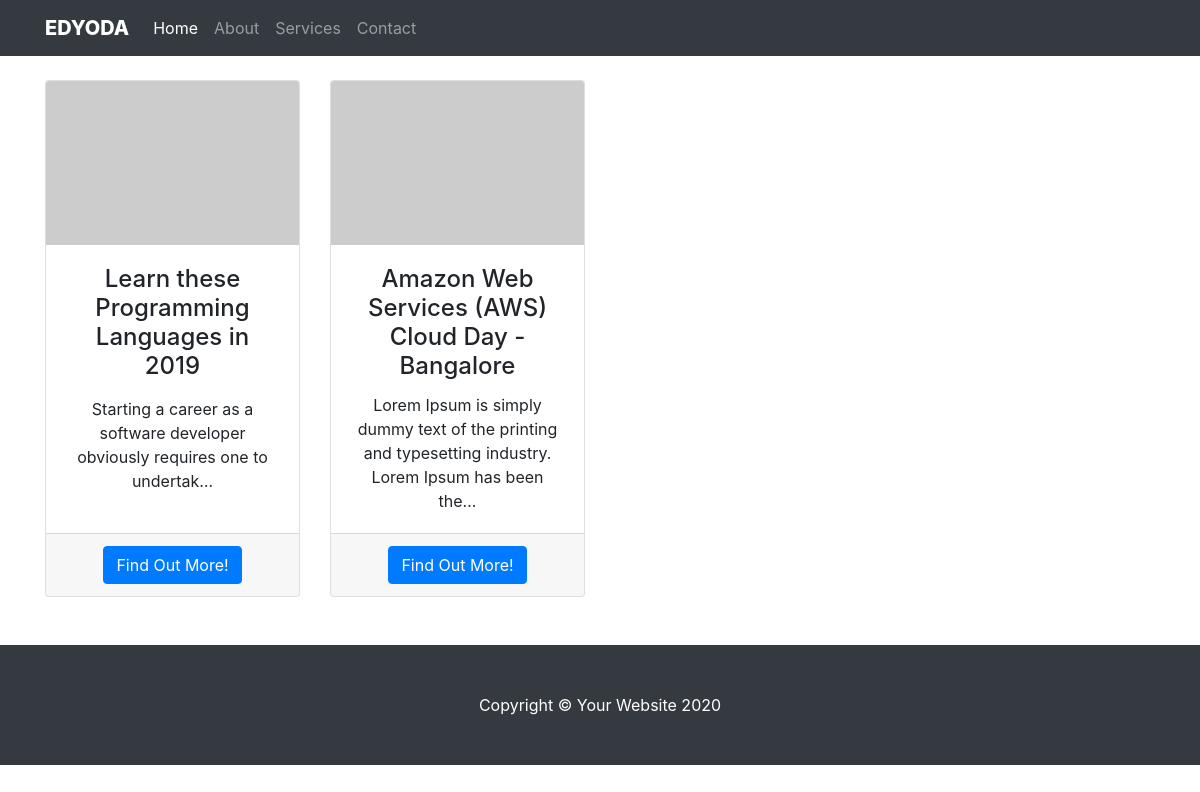
The page / on the database its author committed.
### blog/models.py (models this page shows, shortened)
class Post(models.Model):
    statuses = [("D","Draft"),("P","Published")]
    title = models.CharField(max_length = 250, unique=True)
    content = models.TextField()
    category = models.ForeignKey(Category,on_delete=models.CASCADE)
    status = models.CharField(max_length=1,choices=statuses,default="D")

### blog/views.py (the view)
# urls.py: path('',views.HomePageView, name='home'),
def HomePageView(request):
    posts = Post.objects.all()
    return render(request, 'blog/index.html', context={'posts': posts})

### templates/blog/index.html
{% extends 'blog/base.html' %}
{% block content %}
    <div class="row text-center">
        {% for post in posts %}
        <div class="col-lg-3 col-md-6 mb-4">
                <div class="card h-100">
                    <img class="card-img-top" src="http://placehold.it/500x325" alt="">
                    <div class="card-body">
                        <h4 class="card-title">{{ post.title | safe }}</h4>
                        <p class="card-text">{{ post.content | safe | truncatechars:100}}</p>
                    </div>
                    <div class="card-footer">
                        <a href="{% url 'post-detail' post.id %}" class="btn btn-primary">Find Out More!</a>
                    </div>
                </div>
        </div>
        {% endfor %}
    </div>
{% endblock content %}

### templates/blog/base.html (shortened to what this page needs)
<!DOCTYPE html>
{% load static %}
<html lang="en">
<head>
    <link rel="stylesheet" href="https://stackpath.bootstrapcdn.com/bootstrap/4.5.0/css/bootstrap.min.css"
>
    <link rel="stylesheet" href="{% static 'blog/css/main.css' %}">
</head>
<body>
    <nav class="navbar navbar-expand-lg navbar-dark bg-dark fixed-top">
        <div class="container">
            <a class="navbar-brand" href="#">EDYODA</a>
            <div class="collapse navbar-collapse" id="collapsibleNavbar">
                <ul class="navbar-nav mr-auto">
                    <li class="nav-item active">
                        <a class="nav-link" href="#">Home
                        </a>
                    </li>
                    <li class="nav-item">
                        <a class="nav-link" href="#">About</a>
                    </li>
                    <li class="nav-item">
                        <a class="nav-link" href="#">Services</a>
                    </li>
                    <li class="nav-item">
                        <a class="nav-link" href="#">Contact</a>
                    </li>
                </ul>
            </div>
        </div>
    </nav>
    <div class="container my-4">
        {% block content %}
        {% endblock content %}
    </div>
    <footer class="py-5 bg-dark">
        <div class="container">
            <p class="m-0 text-center text-white">Copyright &copy; Your Website 2020</p>
        </div>
    </footer>
</body>
</html>

### static/blog/css/main.css (style rules this page uses)
body { padding-top: 56px; }
.navbar-brand { font-weight: 800 !important; }

### rows shown on the page
Post: title "Learn these Programming Languages in 2019", content "Starting a career as a software developer obviously requires one to undertak…"
Post: title "Amazon Web Services (AWS) Cloud Day - Bangalore", content "Lorem Ipsum is simply dummy text of the printing and typesetting industry. Lorem Ipsum has been the…"
